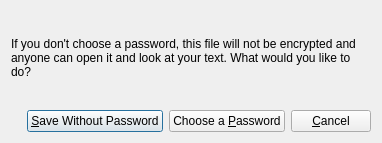
<?xml version="1.0" encoding="UTF-8"?>
<ui version="4.0">
 <class>ConfirmNoPasswordDialog</class>
 <widget class="QDialog" name="ConfirmNoPasswordDialog">
  <property name="geometry">
   <rect>
    <x>0</x>
    <y>0</y>
    <width>382</width>
    <height>143</height>
   </rect>
  </property>
  <property name="windowTitle">
   <string>Confirm No Password</string>
  </property>
  <property name="modal">
   <bool>true</bool>
  </property>
  <layout class="QVBoxLayout" name="verticalLayout">
   <item>
    <widget class="QLabel" name="label">
     <property name="sizePolicy">
      <sizepolicy hsizetype="Preferred" vsizetype="Expanding">
       <horstretch>0</horstretch>
       <verstretch>0</verstretch>
      </sizepolicy>
     </property>
     <property name="text">
      <string>If you don't choose a password, this file will not be encrypted and anyone can open it and look at your text. What would you like to do?</string>
     </property>
     <property name="wordWrap">
      <bool>true</bool>
     </property>
    </widget>
   </item>
   <item>
    <layout class="QGridLayout" name="gridLayout">
     <item row="0" column="1">
      <widget class="QPushButton" name="btnSaveWithoutPassword">
       <property name="text">
        <string>&amp;Save Without Password</string>
       </property>
      </widget>
     </item>
     <item row="0" column="2">
      <widget class="QPushButton" name="btnChoosePassword">
       <property name="text">
        <string>Choose a &amp;Password</string>
       </property>
      </widget>
     </item>
     <item row="0" column="3">
      <widget class="QPushButton" name="btnCancel">
       <property name="text">
        <string>&amp;Cancel</string>
       </property>
      </widget>
     </item>
     <item row="0" column="0">
      <spacer name="horizontalSpacer">
       <property name="orientation">
        <enum>Qt::Horizontal</enum>
       </property>
       <property name="sizeHint" stdset="0">
        <size>
         <width>40</width>
         <height>20</height>
        </size>
       </property>
      </spacer>
     </item>
    </layout>
   </item>
  </layout>
 </widget>
 <resources/>
 <connections/>
</ui>
